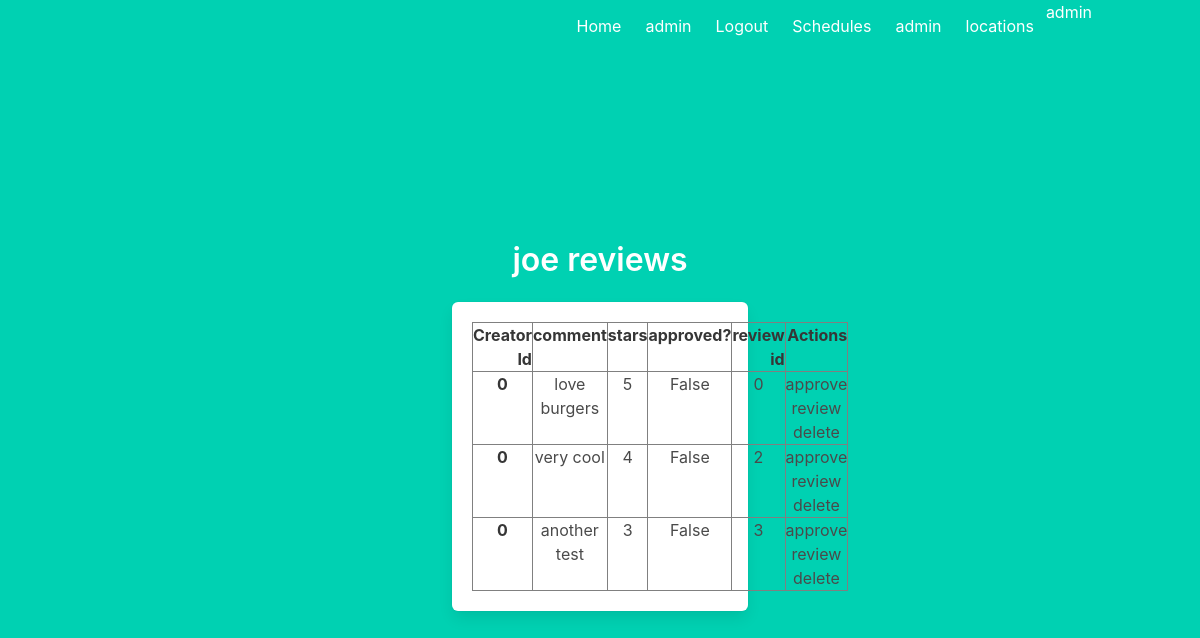
The app's page /admin/0/reviews (signed in) with its own data.
### models.py (models this page shows, shortened)
class User(UserMixin, db.Model):
    id = db.Column(db.Integer, primary_key=True)
    firstName = db.Column(db.String(64), nullable = False)
    lastName = db.Column(db.String(64), nullable = True)
    phone_no = db.Column(db.Integer, nullable = True)
    email = db.Column(db.String(320), unique = True, nullable = False)
    isAdmin = db.Column(db.Boolean, nullable=False)
    password = db.Column(db.String(100), nullable = False) # TODO implement hash for password once everything is good
    reviews = db.relationship('Review', backref='user', lazy = True)
    schedules = db.relationship('Schedule', backref='user', lazy = True)
    events = db.relationship('Event', backref = 'user', lazy = True)

class Review(db.Model):
    reviewId = db.Column(db.Integer, primary_key = True)
    attractionAddress = db.Column(db.String(300), db.ForeignKey('attraction.Address'), nullable = False)
    creatorId = db.Column(db.Integer, db.ForeignKey('user.id'), nullable = False)
    comment = db.Column(db.String(3000), nullable = True) #people can just leave only starred reviews
    stars = db.Column(db.Integer, nullable = False)
    approvedFlag = db.Column(db.Boolean, nullable = False)

### adminView.py (the view)
@adminView.route('/admin/<int:userId>/reviews')
def adminViewReviews(userId):
    check = current_user.get_id()
    user = User.query.filter_by(id = check).first()
    if not user or not user.isAdmin:
        return redirect(url_for('main.index'))
    check = current_user.get_id()
    user = User.query.filter_by(id = check).first()
    if not user or not user.isAdmin:
        return redirect(url_for('main.index'))
    user = User.query.filter_by(id = userId).first()
    reviews = Review.query.filter_by(creatorId = user.id).all()
    return render_template('admin/userreviews.html', user = user, reviews = reviews)

### app.py (called while the page is built)
@lm.user_loader
def load_user(user_id):
    return User.query.get(int(user_id))

### templates/admin/userreviews.html (shortened to what this page needs)
{% extends "base.html" %}
{% block content %}
<div class="column is-4 is-offset-4">
    <h3 class="title">{% if user %}{{user['firstName']}} {% endif %}reviews</h3>
    <div class="box">
        {% if reviews%}
            <table border="1" class="dataframe">
                <thead>
                  <tr style="text-align: right;">
                    <th>Creator Id</th>
                    <th>comment</th>
                    <th>stars</th>
                    <th>approved?</th>
                    <th>review id</th>
                    <th>Actions</th>
                  </tr>
                </thead>
                <tbody>
                    {% for row in reviews %}
                        <tr>
                              <th>{{row['creatorId']}}</th>
                              <td>{{row['comment']}}</td>
                              <td>{{row['stars']}}</td>
                              <td>{{row['approvedFlag']}}</td>
                              <td>{{row['reviewId']}}</td>
                              <td>
                                {% if not row['approvedFlag']%}
                                <a href="/admin/reviews/approve/{{row['reviewId']}}">approve review</a>
                                {% endif %}
                                <a href="/admin/reviews/delete/{{row['reviewId']}}">delete</a>
                            </td>
                        </tr>
                    {% endfor %}
                </tbody>
              </table>
        {% else %}
            <h3>{% if user %}{{user['firstName']}} has no reviews. {% else %}No reviews matching this criteria{% endif %} </h3>
        {% endif %}
    </div>
</div>
{% endblock %}

### templates/base.html (shortened to what this page needs)
<!DOCTYPE html>
<html>
<head>
    <link rel="stylesheet" href="https://cdnjs.cloudflare.com/ajax/libs/bulma/0.7.2/css/bulma.min.css" />
</head>
<body>
    <section class="hero is-primary is-fullheight">
        <div class="hero-head">
            <nav class="navbar">
                <div class="container">
                    <div id="navbarMenuHeroA" class="navbar-menu">
                        <div class="navbar-end">
                            <a href="{{ url_for('main.index') }}" class="navbar-item">
                                Home
                            </a>
                            {% if current_user.is_authenticated %}
                            <a href="{{ url_for('auth.profile') }}" class="navbar-item">
                                {{current_user['firstName']}}
                            </a>
                            <a href="{{ url_for('auth.logout') }}" class="navbar-item">
                                Logout
                            </a>
                            {% endif %}
                            <a href="{{ url_for('sched.schedules') }}" class="navbar-item">
                                Schedules
                            </a>
                            {% if current_user.isAdmin %}
                            <a href="{{ url_for('adminView.admin') }}" class="navbar-item">
                                admin
                            </a>
                            {% endif %}
                            <a href="{{ url_for('area.locations') }}" class="navbar-item">
                                locations
                            </a>
                            {% if current_user.isAdmin %}
                            <a>admin</a>
                            {% endif %}
                        </div>
                    </div>
                </div>
            </nav>
        </div>
        <div class="hero-body">
            <div class="container has-text-centered">
               {% block content %}
               {% endblock %}
            </div>
        </div>
    </section>
</body>
</html>

### records on screen
User: firstName "admin"
User: firstName "joe"
Review: creatorId "0", comment "love burgers", stars "5", approvedFlag "False", reviewId "0"
Review: creatorId "0", comment "very cool", stars "4", approvedFlag "False", reviewId "2"
Review: creatorId "0", comment "another test", stars "3", approvedFlag "False", reviewId "3"
